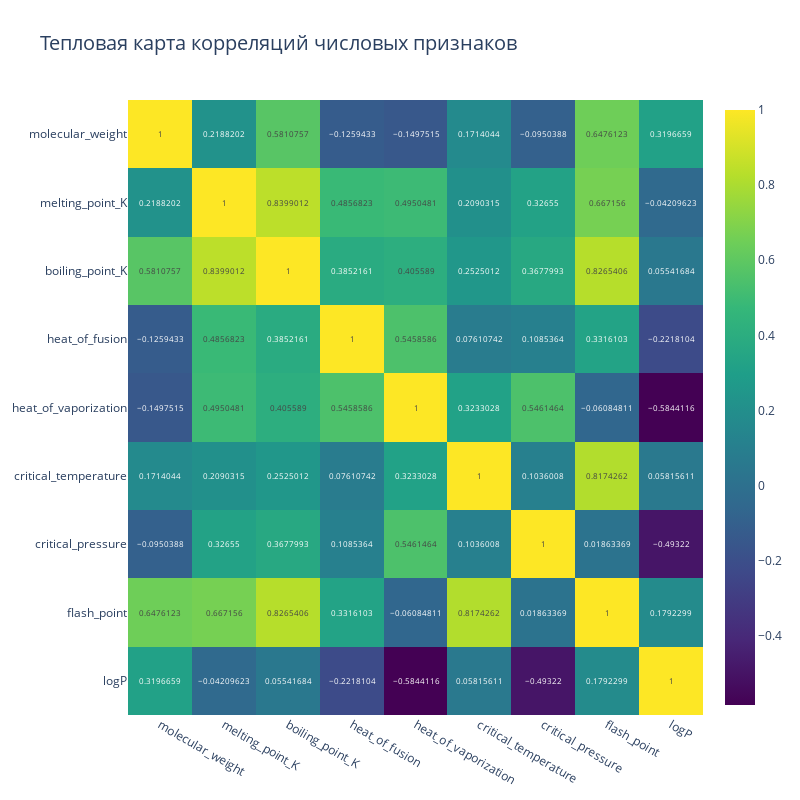

The notebook cell this image was saved under:
### Markdown cell above
# Тепловая карта корреляций

Карта корреляций позволит более глобально посмотреть на исследуемые признаки, подтвердить закономерности и заменить сильно коррелирующие одним (PCA) для удобства в дальнейшей работе и потенциале использования в ML.

### Code cell
# Считаем корреляцию только для числовых столбцов
corr_matrix = df_clean[numeric_cols].corr()

fig_heatmap = px.imshow(
    corr_matrix,
    text_auto=True,  # Показать значения
    aspect="auto",
    color_continuous_scale='Viridis', # Используем единую палитру
    title='Тепловая карта корреляций числовых признаков'
)
fig_heatmap.update_layout(height=800, width=800, title_font_size=20)
fig_heatmap.show()

### Figure 1 — Plotly figure (JSON) as saved in the notebook; plotly's stock layout.template omitted (floating-point values rounded to 4 significant figures)
{"data": [{"coloraxis": "coloraxis", "hovertemplate": "x: %{x}<br>y: %{y}<br>color: %{z}<extra></extra>", "name": "0", "texttemplate": "%{z}", "type": "heatmap", "x": ["molecular_weight", "melting_point_K", "boiling_point_K", "heat_of_fusion", "heat_of_vaporization", "critical_temperature", "critical_pressure", "flash_point", "logP"], "xaxis": "x", "y": ["molecular_weight", "melting_point_K", "boiling_point_K", "heat_of_fusion", "heat_of_vaporization", "critical_temperature", "critical_pressure", "flash_point", "logP"], "yaxis": "y", "z": [[1.0, 0.2188, 0.5811, -0.1259, -0.1498, 0.1714, -0.09504, 0.6476, 0.3197], [0.2188, 1.0, 0.8399, 0.4857, 0.495, 0.209, 0.3266, 0.6672, -0.0421], [0.5811, 0.8399, 1.0, 0.3852, 0.4056, 0.2525, 0.3678, 0.8265, 0.05542], [-0.1259, 0.4857, 0.3852, 1.0, 0.5459, 0.07611, 0.1085, 0.3316, -0.2218], [-0.1498, 0.495, 0.4056, 0.5459, 1.0, 0.3233, 0.5461, -0.06085, -0.5844], [0.1714, 0.209, 0.2525, 0.07611, 0.3233, 1.0, 0.1036, 0.8174, 0.05816], [-0.09504, 0.3266, 0.3678, 0.1085, 0.5461, 0.1036, 1.0, 0.01863, -0.4932], [0.6476, 0.6672, 0.8265, 0.3316, -0.06085, 0.8174, 0.01863, 1.0, 0.1792], [0.3197, -0.0421, 0.05542, -0.2218, -0.5844, 0.05816, -0.4932, 0.1792, 1.0]]}], "layout": {"coloraxis": {"colorscale": [[0, "#440154"], [0.1111, "#482878"], [0.2222, "#3e4989"], [0.3333, "#31688e"], [0.4444, "#26828e"], [0.5556, "#1f9e89"], [0.6667, "#35b779"], [0.7778, "#6ece58"], [0.8889, "#b5de2b"], [1, "#fde725"]]}, "height": 800, "title": {"font": {"size": 20}, "text": "Тепловая карта корреляций числовых признаков"}, "width": 800, "xaxis": {"anchor": "y", "domain": [0, 1]}, "yaxis": {"anchor": "x", "autorange": "reversed", "domain": [0, 1]}}}
